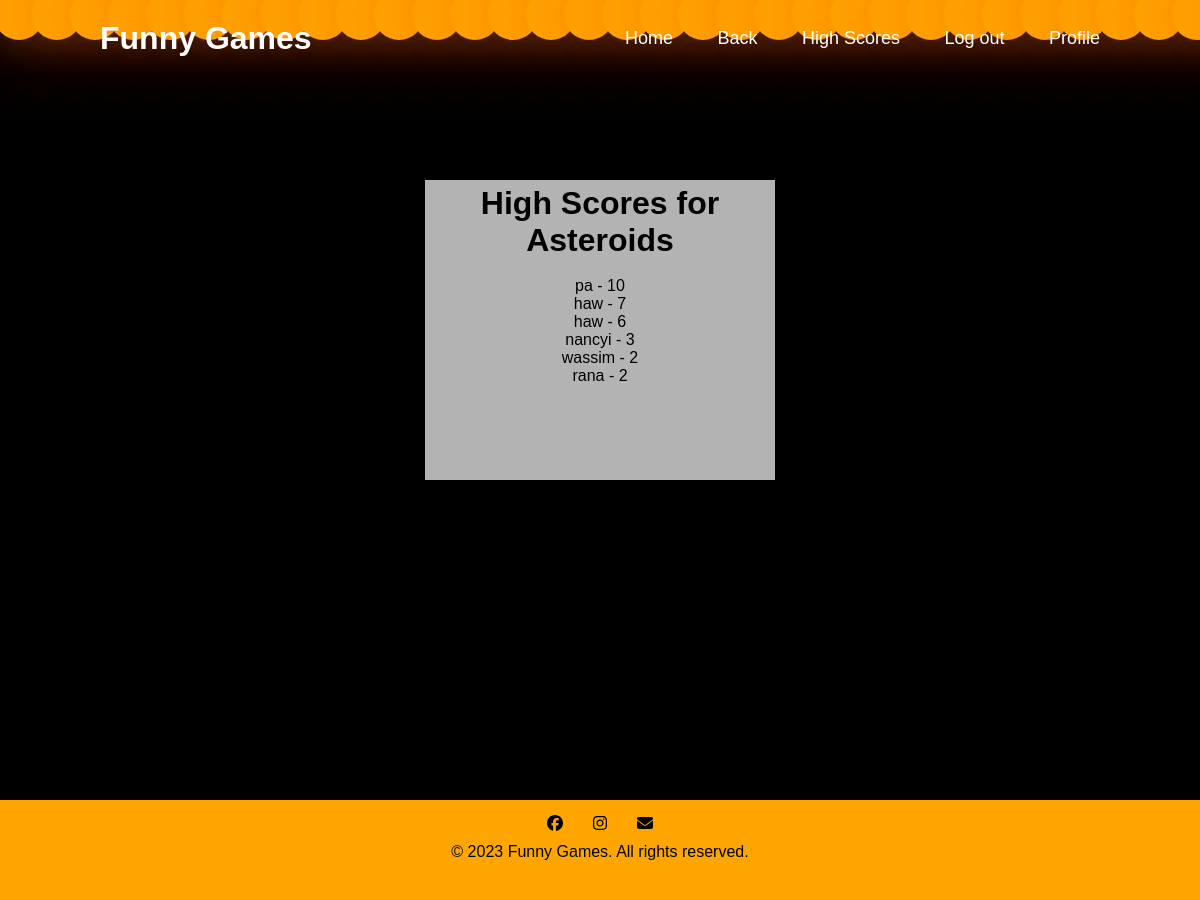
Page /game/3/high_scores/ on the committed database.
### game/models.py (models this page shows, shortened)
class Game(models.Model):
    name=models.TextField(max_length=100, default="gameA")
    description=models.TextField(max_length=10000, default="Your Default Description Here")

class GamePlayer(models.Model):
    player = models.ForeignKey(Player, on_delete=models.CASCADE,unique=False)
    game_data = models.JSONField()
    timestamp = models.DateTimeField(default=timezone.now)

class Player(models.Model):
    user = models.ForeignKey(User, on_delete=models.CASCADE,unique=False)
    selected_game = models.ForeignKey(Game, on_delete=models.SET_NULL, null=True)

### game/views.py (the view)
# urls.py: path('game/<int:game_id>/high_scores/', views.high_scores, name='high_scores'),
def high_scores(request, game_id):
    game = get_object_or_404(Game, pk=game_id)
    high_scores = GamePlayer.objects.filter(player__selected_game=game).order_by('-game_data__score')
    print(high_scores)
    for score in high_scores:
        print(score.game_data)
    return render(request, 'game/high_scores.html', {'game': game, 'high_scores': high_scores})

### game/templates/game/high_scores.html (shortened to what this page needs)
{% extends "game/homee.html" %}
{% load static %}
{% block content %}
<div class="header">
    <a href="#" class="logo">Funny Games</a>
    <div class="navbar">
      <a href="{% url 'index' %}">Home</a>
      <a href="#" id="backToGame">Back</a>
      <a href="#">High Scores</a>
      <a href="{% url 'logout' %}">Log out</a>
      <a href="{% url 'myprofile' %}">Profile</a>
    </div>
  </div>
    <div class="form-box">
        <h1>High Scores for {{ game.name }}</h1>
        <br>
        {% if game.name != "Asteroids" %}
            <ul>
                {% for score in high_scores %}
                    <li>{{ score.player.user.username }} - {{ score.game_data}}</li>
                {% endfor %}
            </ul>
        {% else %}
        <ul>
            {% for score in high_scores %}
                <li>{{ score.player.user.username }} - {{ score.game_data.score}}</li>
            {% endfor %}
        </ul>
        {% endif %}
    </div>
    {% endblock content %}

### game/templates/game/homee.html (style rules this page uses)
:root { --first-color: orange; --second-color: #fb7806; --third-color: #000405; --forth-color: #fffdfd; }
* { margin: 0; padding: 0; box-sizing: border-box; font-family: sans-serif; }
body { min-height: 100vh; background-color: blue; }
.header { position: fixed; top: 0; left: 0; width: 100%; padding: 20px 100px; background: transparent; display: flex; justify-content: space-between; align-items: center; z-index: 100; }
.logo { font-size: 32px; color: #fff; text-decoration: none; font-weight: 700; }
.navbar a { position: relative; font-size: 18px; color: #fff; font-weight: 500; text-decoration: none; margin-left: 40px; }
.navbar a::before { content: ""; position: absolute; top: 100%; left: 0; width: 0; height: 2px; background: #fff; transition: 0.3s; }
body { margin: 0; padding: 0; display: flex; flex-direction: column; background-color: black; }
a { text-decoration: none; color: black; }
.form-box { width: 1200px; height: 300px; position: relative; margin: 15% auto; background-color: rgba(255, 255, 255, 0.7); padding: 5px; z-index: 4; }

### game/templates/game/high_scores.html (style rules this page uses)
.form-box { width: 350px; text-align: center; }

### rows in the picture
Game: name "Asteroids"
GamePlayer: player.user.username "pa", game_data.score "10"
GamePlayer: player.user.username "haw", game_data.score "7"
GamePlayer: player.user.username "haw", game_data.score "6"
GamePlayer: player.user.username "nancyi", game_data.score "3"
GamePlayer: player.user.username "wassim", game_data.score "2"
GamePlayer: player.user.username "rana", game_data.score "2"
